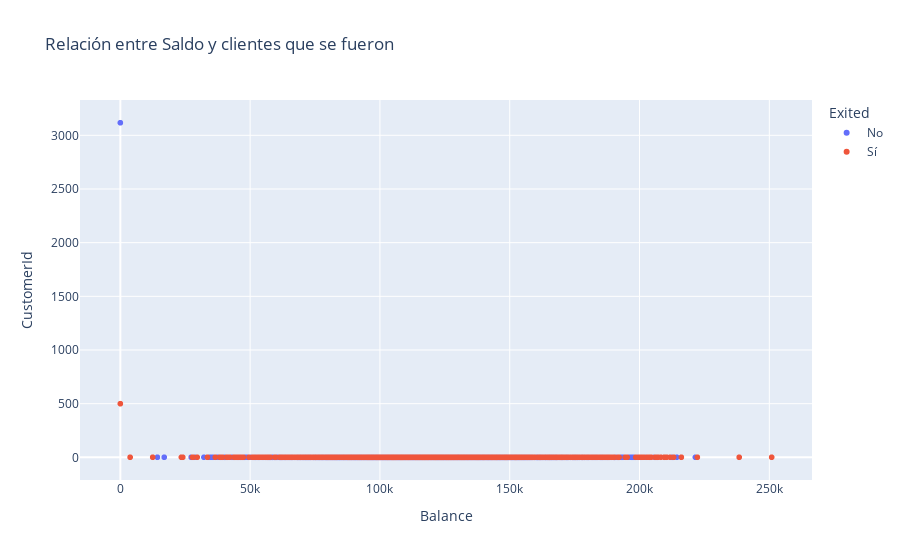

Notebook code for this chart:
### Code cell
#creamos un gráfico para ver la relación entre el saldo y los que se fueron
fig = px.scatter(Balance_df, x='Balance', y='CustomerId', color='Exited', title='Relación entre Saldo y clientes que se fueron')
fig.show()

### Figure 1 — Plotly figure (JSON) as saved in the notebook; plotly's stock layout.template omitted (floating-point values rounded to 4 significant figures; data arrays with more than 128 entries replaced by an {"elided": "..."} marker saying what was removed)
{"data": [{"hovertemplate": "Exited=No<br>Balance=%{x}<br>CustomerId=%{y}<extra></extra>", "legendgroup": "No", "marker": {"color": "#636efa", "symbol": "circle"}, "mode": "markers", "name": "No", "showlegend": true, "type": "scattergl", "x": {"elided": "4846 float values"}, "xaxis": "x", "y": {"elided": "4846 int values"}, "yaxis": "y"}, {"hovertemplate": "Exited=Sí<br>Balance=%{x}<br>CustomerId=%{y}<extra></extra>", "legendgroup": "Sí", "marker": {"color": "#EF553B", "symbol": "circle"}, "mode": "markers", "name": "Sí", "showlegend": true, "type": "scattergl", "x": {"elided": "1538 float values"}, "xaxis": "x", "y": {"elided": "1538 int values"}, "yaxis": "y"}], "layout": {"legend": {"title": {"text": "Exited"}, "tracegroupgap": 0}, "title": {"text": "Relación entre Saldo y clientes que se fueron"}, "xaxis": {"anchor": "y", "domain": [0, 1], "title": {"text": "Balance"}}, "yaxis": {"anchor": "x", "domain": [0, 1], "title": {"text": "CustomerId"}}}}
